Frame 1 (no input): blank canvas, image omitted
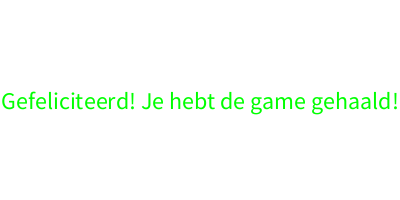
Frame 60 (the mouse pressed at the canvas centre just before this capture)
Frame 120 (the mouse held since frame 60 and released just before this capture): identical to frame 60, image omitted

The Processing sketch that drew this single still picture (run headless with seeded random() and noise(); from frame 60 on, the mouse is pressed at the canvas centre):

// Processing sketch: H06_Opd_6
// ── H06_Opd_6.pde
boolean quest1Voltooid = false;
boolean quest2Voltooid = false;
boolean quest3Voltooid = false;

void setup() {
  size(400, 200);
}

void draw() {
  background(255);

  controleerQuests();

  if (quest1Voltooid && quest2Voltooid && quest3Voltooid) {
    textAlign(CENTER, CENTER);
    textSize(24);
    fill(0, 255, 0);
    text("Gefeliciteerd! Je hebt de game gehaald!", width/2, height/2);
  }
}

void controleerQuests() {
  if (!quest1Voltooid && random(1) < 0.05) {
    quest1Voltooid = true;
    println("Quest 1 voltooid!");
  }
  if (!quest2Voltooid && random(1) < 0.05) {
    quest2Voltooid = true;
    println("Quest 2 voltooid!");
  }
  if (!quest3Voltooid && random(1) < 0.05) {
    quest3Voltooid = true;
    println("Quest 3 voltooid!");
  }
}
